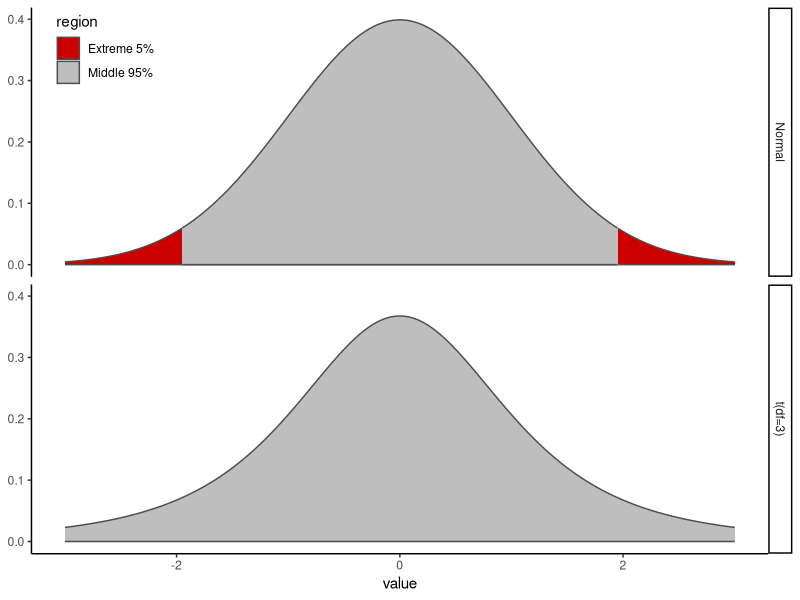
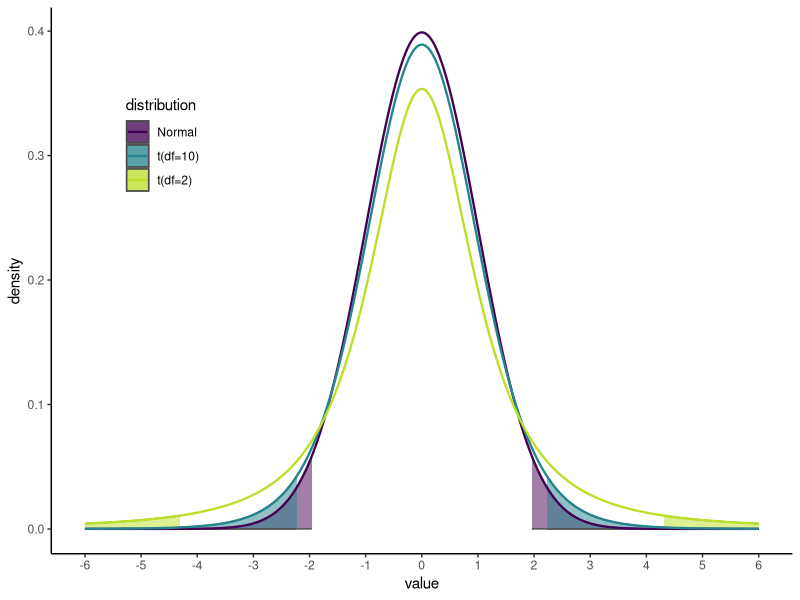
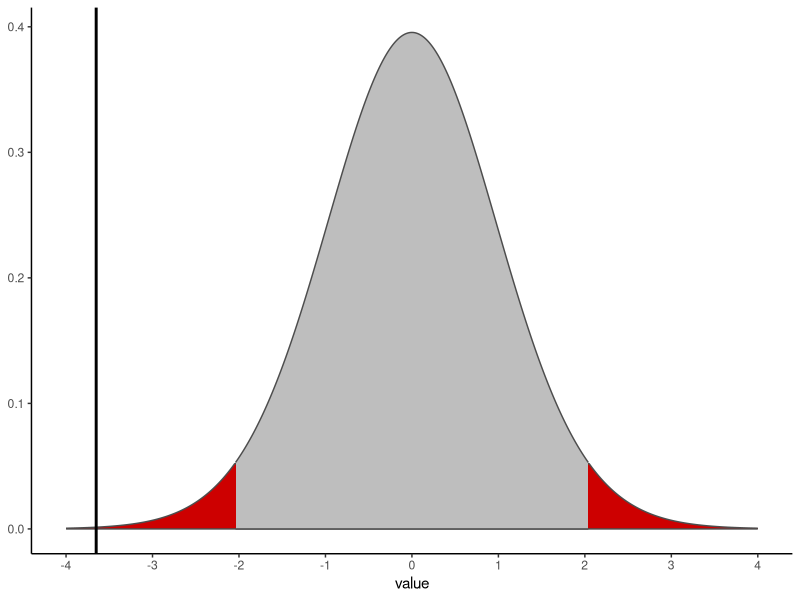
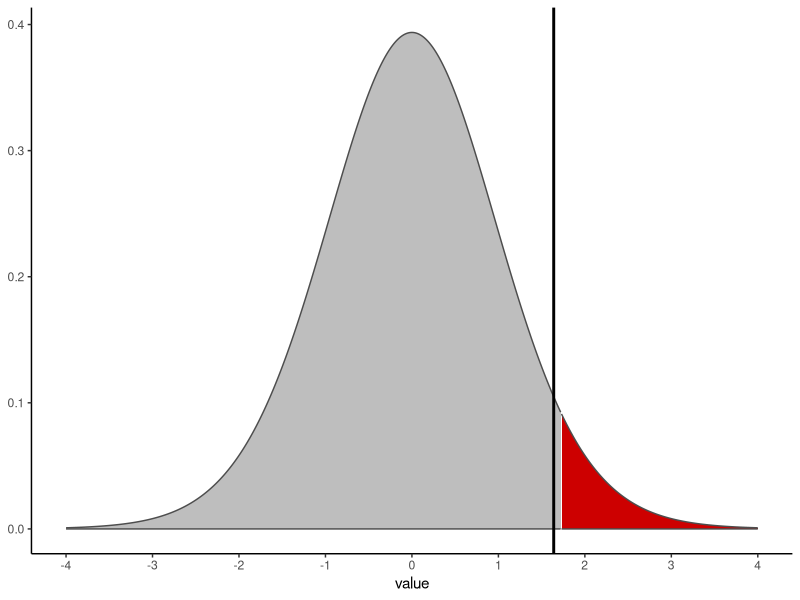

These charts were generated, in order, by the following R code:
# H2 Data Science
# UG308490
# L10 - confIntervals 



library(tidyverse); theme_set(theme_classic())




# R tip: ------------------------------------------------------------------






# 95% CIs -----------------------------------------------------------------

mu <- 0
sigma <- 1
N <- 4
norm_t_df <- bind_rows(
  data.frame(value=seq(-3, 3, by=0.01)) |>
    mutate(distribution="Normal",
           density=dnorm(value, mu, sigma),
           region=if_else(between(value, qnorm(0.025), qnorm(0.975)), 
                          "Middle 95%", "Extreme 5%")),
  data.frame(value=seq(-3, 3, by=0.01)) |>
    mutate(distribution="t(df=3)",
           density=dt(value, N-1),
           region=if_else(between(value, qt(0.025, N-1), qt(0.975, N-1)), 
                          "Middle 95%", "Extreme 5%"))
)

p <- ggplot(norm_t_df) +
  geom_ribbon(aes(value, ymin=0, ymax=density, fill=region), colour="grey30") +
  scale_fill_manual(values=c("red3", "grey")) + 
  facet_grid(distribution~.) + 
  theme(legend.position=c(0.1, 0.925))
ggsave("figs/L10_norm_v_t.png", p, width=4, height=5, dpi=300)


norm_t_df <- bind_rows(
  data.frame(value=seq(-6, 6, by=0.01)) |>
    mutate(distribution="Normal",
           density=dnorm(value, mu, sigma),
           region=if_else(between(value, qnorm(0.025), qnorm(0.975)), 
                          "Middle 95%", "Extreme 5%")),
  data.frame(value=seq(-6, 6, by=0.01)) |>
    mutate(distribution="t(df=2)",
           density=dt(value, 2),
           region=if_else(between(value, qt(0.025, 2), qt(0.975, 2)), 
                          "Middle 95%", "Extreme 5%")),
  data.frame(value=seq(-6, 6, by=0.01)) |>
    mutate(distribution="t(df=10)",
           density=dt(value, 10),
           region=if_else(between(value, qt(0.025, 10), qt(0.975, 10)), 
                          "Middle 95%", "Extreme 5%"))
) |>
  mutate(low=value < 0)
p <- ggplot(norm_t_df) +
  geom_ribbon(data=norm_t_df |> filter(low & region=="Extreme 5%"),
              aes(value, ymin=0, ymax=density, fill=distribution), 
              colour="grey30", alpha=0.5) +
  geom_ribbon(data=norm_t_df |> filter(!low & region=="Extreme 5%"),
              aes(value, ymin=0, ymax=density, fill=distribution), 
              colour="grey30", alpha=0.5) +
  geom_line(aes(value, density, colour=distribution), linewidth=0.8) + 
  scale_colour_viridis_d(end=0.9) + 
  scale_fill_viridis_d(end=0.9) + 
  theme(legend.position=c(0.15, 0.75)) +
  scale_x_continuous(breaks=-6:6)
ggsave("figs/L10_norm_v_t_2.png", p, width=6, height=4, dpi=300)




# example values ----------------------------------------------------------

qnorm(0.975, mean=0, sd=1)
qt(0.975, df=100)
qt(0.975, df=2)


# Example 1 - Fisheries inspector -----------------------------------------

T_stat <- (35.8 - 36.6) / (1.2/sqrt(30))
T_stat
2 * pt(T_stat, 29)

ex1_df <- data.frame(value=seq(-4, 4, by=0.01)) |>
  mutate(density=dt(value, 29),
         region=if_else(between(value, qt(0.025, 29), qt(0.975, 29)), 
                        "Middle 95%", "Extreme 5%"))

p <- ggplot(ex1_df) +
  geom_ribbon(aes(value, ymin=0, ymax=density, fill=region), colour="grey30") + 
  geom_vline(xintercept=T_stat, linewidth=1) + 
  scale_fill_manual(values=c("red3", "grey"), guide="none") +
  scale_x_continuous(breaks=-4:4)
ggsave("figs/L10_ex1.png", p, width=5, height=4, dpi=300)



# Example 2 - River runoff  -----------------------------------------

T_stat <- (15.11 - 15.00) / (0.3/sqrt(20))
T_stat
pt(T_stat, 19, lower.tail=F)

ex2_df <- data.frame(value=seq(-4, 4, by=0.01)) |>
  mutate(density=dt(value, 19),
         region=if_else(value < qt(0.95, 19), 
                        "Lower 95%", "Extreme 5%"))

p <- ggplot(ex2_df) +
  geom_ribbon(aes(value, ymin=0, ymax=density, fill=region), colour="grey30") + 
  geom_vline(xintercept=T_stat, linewidth=1) + 
  scale_fill_manual(values=c("red3", "grey"), guide="none") +
  scale_x_continuous(breaks=-4:4)
ggsave("figs/L10_ex2.png", p, width=5, height=4, dpi=300)
